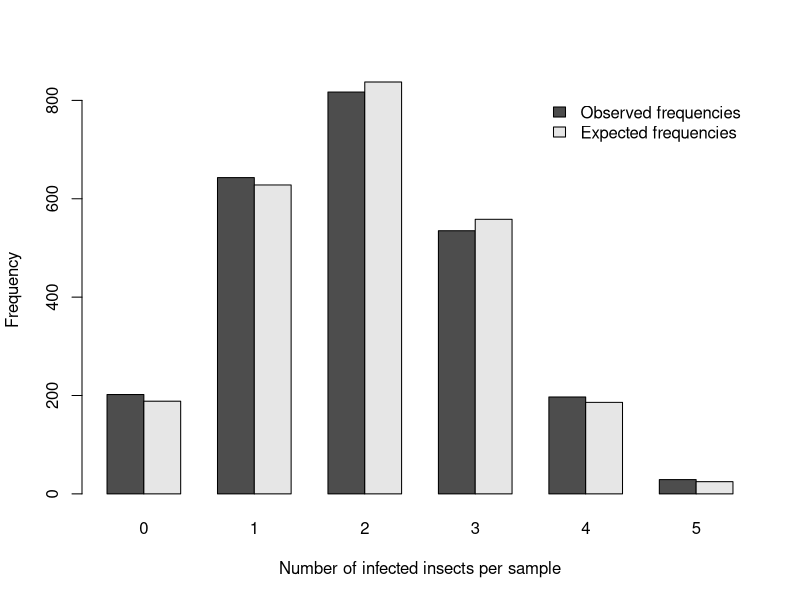

Reproduce this figure in R.
#Chapter 5 mostly covers the binomial and Poisson distributions, and briefly mentions hypergeometric, multinomial, negative binomial, and logarithmic.  

#Section 5.1
#This section talks about probability theory, unions, intersections, independence,
#conditional probability, and Bayes' theorem (which apparently will not be used in the rest of the book).

#Section 5.2: the binomial distribution
?Distributions #to see distributions available in 'stats'.
?dbinom #to see what you can do with binomial distribution in particular.

#Let's generate table 5.1 and figure 5.2 (bar graph side by side).
#The remaining tables in section 5.2 would use similar code.

#You can get the binomial coefficient equation 5.9 by hand using factorial() 
#For example on page 71 in table 5.1, they give an example of a sample of 5 containing 2 of the infected insects.
#to population a table with coefficients and powers of p and q (columns 3 and 4 in table)
factorial(5)/(factorial(2)*factorial(5-2))
#Yes, this gives us 10 just like in table 5.1, column 2, for 2 infected insects.

#You can do this more simply using the choose() function.
#Beware the different use of k in the R function versus the book.
choose(n=5, #n is the size of the sample.  "k" in book.
       k=2) #k is the place in the coefficient, starting at 0 (number infected, number whatever); "Y" in book.

#To get the values in column 3 and 4 of table 5.1, except for the power of 0, which is 1 and not calculated here.
poly(0.4, degree=5, raw=T)
poly(0.6, degree=5, raw=T)
#You will note taht the numbers for 0.6 (powers of q) are reversed in column 4.
#When you note that the number of uninfected insects per sample will be just opposite of infected insects (in column 1)
#this makes more sense.

#To get the relative expected frequencies (column 5), use dbinom and pbinom.
#http://www.r-tutor.com/elementary-statistics/probability-distributions/binomial-distribution

(rel.expected.freq<-dbinom(c(0,1,2,3,4,5), size=5, prob=0.4))
#density is book's relative frequencies.
(pbinom(c(0,1,2,3,4,5), size=5, prob=0.4))
#to contrast, this adds up the densities/relative frequencies.

#To get column 6, the absolute expected frequencies, multiply rel.expected.freq by the actual sample size.
(abs.expected.freq<-2423*rel.expected.freq)

#Now we'll use the abs.expected.freq plus the observed frequencies together to make a side-by-side barplot.
obs.freq<-c(202,
            643,
            817,
            535,
            197,
            29)

infected.freq<-rbind(obs.freq,
                 abs.expected.freq)
colnames(infected.freq)<-0:5
rownames(infected.freq)<-c("Observed frequencies",
                           "Expected frequencies")
#Adding colnames and rownames gives the proper legend and x axis labels in the plot.

#If you want to make a side-by-side barplot,
#you need adjacent columns, the barplot() function,
#and to specify beside=TRUE.
barplot(infected.freq,
        beside = TRUE,
        ylab="Frequency",
        xlab="Number of infected insects per sample",
        axes=TRUE,
        legend.text = TRUE,
        args.legend=c(bty="n"))

#Section 5.3: the Poisson distribution
?Distributions #Let's look in help again to find the Poisson distribution.
?dpois #We can see that R does similar calculations for Poisson in addition to the binomial distribution.

#To get column 3 (expected absolute frequencies) in table 5.5,
#there is the recursion formula given in equations 5.11 and 5.12.
#5.12 is for calculations with sample means to get the relative expected frequency,
#and in the text below it notes what term to add to get the absolute ones given in column 3 of table 5.5

abs.expected.freq.pois<-400*dpois(c(0:9),
                                  lambda=1.8,
                                  log=FALSE)

#To do equation 5.12 manually for relative expected frequencies
#This is not normally needed because R does it so nicely with the base stats function,
#but I wanted to learn how to code the recursive formula,
#and the whole point of going through the whole book here is of course to improve my R code and learn.

#Some reading:
#http://stackoverflow.com/questions/5273857/are-recursive-functions-used-in-r
#this one has a simple one for factorials that makes it clearest to me:
#http://www.programiz.com/r-programming/recursion

rel.exp.freq.pois<-function(samplemean, i) {
  if (i==0) return (exp(-samplemean))
  else      return (rel.exp.freq.pois(samplemean,
                                      i-1)*(samplemean/i))
}

#To get absolute frequencies, multiply by 400.
#For one example:
400*rel.exp.freq.pois(1.8, 1)

#To get all the frequencies at once, use lapply.
rel.freq.pois<-unlist(lapply(c(0:9),
                                     rel.exp.freq.pois,
                                     samplemean=1.8))
(abs.freq.pois<-400*rel.freq.pois)
